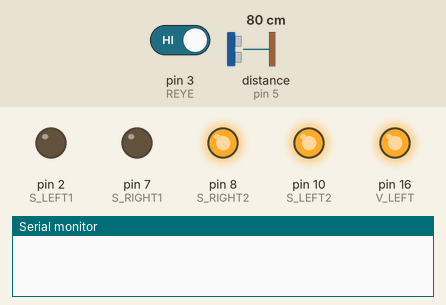
Bench run of a sketch on a simulated Arduino Uno, built with avr-gcc and run on an emulated ATmega328P. Shown: output pins drawn as LEDs (lit = HIGH), the last lines printed to the serial monitor. Inputs (shaded band) come from the test bench; at power-on: distance to the obstacle (sensor on pin 5) 80 cm, pin 3 (REYE) HIGH. The echo pulse lasts 58.3 µs per cm; pins used as bus, display or sensor lines are not drawn.

Above: at 1.4 s.
1.5 s: distance to the obstacle (sensor on pin 5) set to 34 cm
3.1 s: distance to the obstacle (sensor on pin 5) set to 27 cm
At 3.6 s:
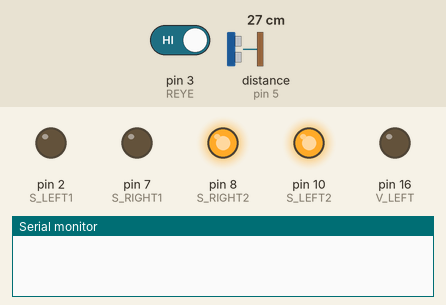
4.7 s: pin 3 (REYE) driven LOW
At 5.2 s:
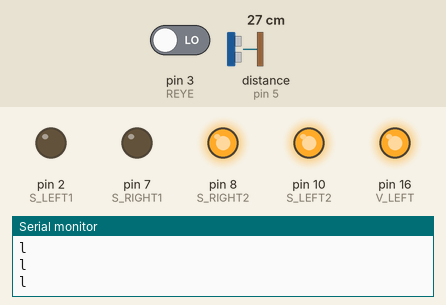
6.6 s: pin 3 (REYE) driven HIGH
At 7.4 s:
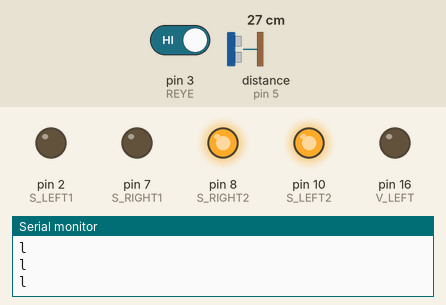
8.2 s: distance to the obstacle (sensor on pin 5) set to 35 cm
At 9.6 s:
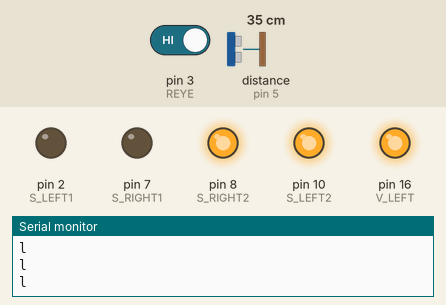
Timing chart, 0 to 11.0 s (numbered marks = the images above; inputs shaded):
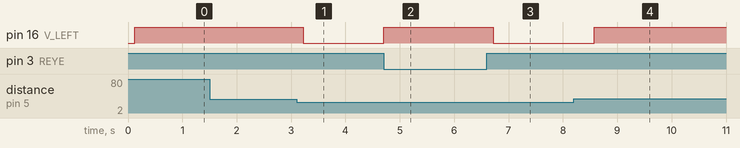

The sketch:

Main_File_Bronze.ino
```cpp
#include <NewPing.h>

 int LEYE = 9; //11;//5
const int REYE = 3; //2;//3
const int V_RIGHT = 19; //5;//CONFIRMED 19
const int V_LEFT = 16; //12;//16
const int S_RIGHT1 = 7; //8;//CONFIRMED 7
const int S_RIGHT2 =8;  //10;//CONFIRMED 8
const int S_LEFT1 = 2; //6;//2
const int S_LEFT2 = 10; //7;//10


#define TRIGGER_PIN 6
#define ECHO_PIN 5

#define MAX_DISTANCE 150

NewPing sonar(TRIGGER_PIN, ECHO_PIN, MAX_DISTANCE);


void setup() {

  Serial.begin(9600);

  pinMode(LEYE, INPUT );
  pinMode(REYE, INPUT );
  pinMode(V_RIGHT, OUTPUT);
  pinMode(V_LEFT, OUTPUT);
  pinMode(S_RIGHT1, OUTPUT);
  pinMode(S_RIGHT2, OUTPUT);
  pinMode(S_LEFT1, OUTPUT);
  pinMode(S_LEFT2, OUTPUT);
  digitalWrite(S_RIGHT1,0);
  digitalWrite(S_RIGHT2,1);
  digitalWrite(S_LEFT1, 0);
  digitalWrite(S_LEFT2, 1);
  attachInterrupt(digitalPinToInterrupt(LEYE), right, LOW);
  attachInterrupt(digitalPinToInterrupt(REYE), left, LOW);
}

void right(){
    analogWrite(V_RIGHT, 255);
    analogWrite(V_LEFT, 80);
    Serial.println("r");


  }

void left(){
  analogWrite(V_LEFT, 255);
  analogWrite(V_RIGHT, 80);

  Serial.println("l");

}
void stop(){
  analogWrite(V_LEFT, 0);
  analogWrite(V_RIGHT, 0);
}
void straight(){
  analogWrite(V_LEFT, 150);
  analogWrite(V_RIGHT, 150);
}


void loop() {


  int iterations = 5;
  int dist = ((sonar.ping_median(iterations) / 2) * 0.0343);
  if(dist <= 30){
    stop();
  } else {
    straight();
  }
	delay(500);

}
```

Measured:
- the behaviour switches between 32 and 31 cm on distance to the obstacle (sensor on pin 5) (found by bisection; images 0 and 1)
- after the input at 1.5 s, every drawn part: stays the same
- after the input at 3.1 s, pin 16 (V_LEFT): HIGH → LOW after 0.12 s
- after the input at 4.7 s, pin 16 (V_LEFT): LOW → HIGH at once
- after the input at 6.6 s, pin 16 (V_LEFT): HIGH → LOW after 0.12 s
- after the input at 8.2 s, pin 16 (V_LEFT): LOW → HIGH after 0.37 s
